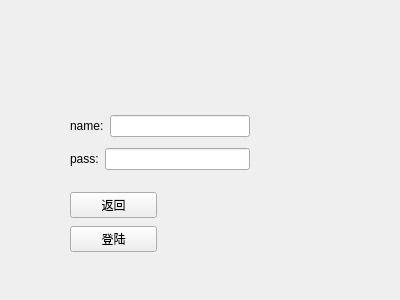
<?xml version="1.0" encoding="UTF-8"?>
<ui version="4.0">
 <class>Form</class>
 <widget class="QWidget" name="Form">
  <property name="geometry">
   <rect>
    <x>0</x>
    <y>0</y>
    <width>400</width>
    <height>300</height>
   </rect>
  </property>
  <property name="windowTitle">
   <string>Form</string>
  </property>
  <widget class="QWidget" name="layoutWidget">
   <property name="geometry">
    <rect>
     <x>70</x>
     <y>110</y>
     <width>180</width>
     <height>66</height>
    </rect>
   </property>
   <layout class="QVBoxLayout" name="verticalLayout">
    <item>
     <layout class="QHBoxLayout" name="horizontalLayout">
      <item>
       <widget class="QLabel" name="label">
        <property name="text">
         <string>name:</string>
        </property>
       </widget>
      </item>
      <item>
       <widget class="QLineEdit" name="nameLine"/>
      </item>
     </layout>
    </item>
    <item>
     <layout class="QHBoxLayout" name="horizontalLayout_2">
      <item>
       <widget class="QLabel" name="label_2">
        <property name="text">
         <string>pass:</string>
        </property>
       </widget>
      </item>
      <item>
       <widget class="QLineEdit" name="passLine"/>
      </item>
     </layout>
    </item>
   </layout>
  </widget>
  <widget class="QWidget" name="layoutWidget">
   <property name="geometry">
    <rect>
     <x>70</x>
     <y>190</y>
     <width>87</width>
     <height>64</height>
    </rect>
   </property>
   <layout class="QVBoxLayout" name="verticalLayout_2">
    <item>
     <widget class="QPushButton" name="pushButton">
      <property name="text">
       <string>返回</string>
      </property>
     </widget>
    </item>
    <item>
     <widget class="QPushButton" name="pushButton_2">
      <property name="text">
       <string>登陆</string>
      </property>
     </widget>
    </item>
   </layout>
  </widget>
 </widget>
 <resources/>
 <connections/>
</ui>
